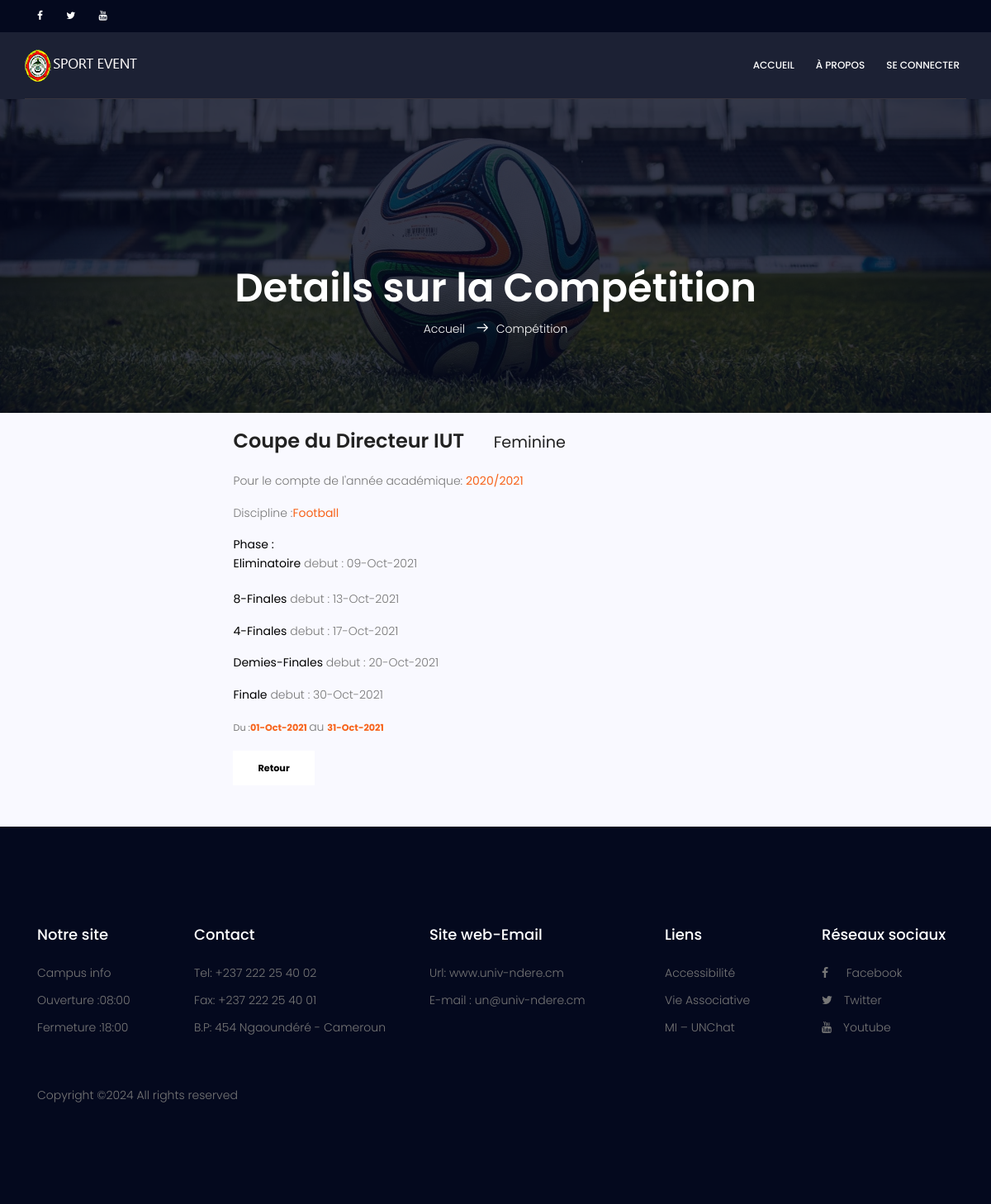
The page /index.php/Principal/competition/416 on the database its author committed.
### tables this page shows
CREATE TABLE `competition` (
  `id_competition` int(11) NOT NULL,
  `nom` varchar(255) NOT NULL,
  `date_debut` varchar(255) NOT NULL,
  `date_fin` varchar(255) NOT NULL,
  `etat_competition` int(11) DEFAULT NULL,
  `commentaire_competition` varchar(255) DEFAULT NULL,
  `type_competition` varchar(255) NOT NULL,
  `creer_le` datetime NOT NULL DEFAULT current_timestamp(),
  `respo_id` int(11) NOT NULL
);

CREATE TABLE `etablissement` (
  `id_etablissement` int(11) NOT NULL,
  `nom_etablissement` varchar(255) NOT NULL,
  `sigle` varchar(255) NOT NULL,
  `contact_etablissement` int(11) NOT NULL
);

CREATE TABLE `annee_academique` (
  `id_anneee` int(11) NOT NULL,
  `annee` varchar(255) NOT NULL,
  `etat_annee` int(11) NOT NULL
);

CREATE TABLE `discipline` (
  `id_discipline` int(11) NOT NULL,
  `nom_discipline` varchar(255) NOT NULL,
  `type_discipline` varchar(255) NOT NULL
);

CREATE TABLE `phase` (
  `id_phase` int(11) NOT NULL,
  `nom_phase` varchar(255) NOT NULL,
  `date_debut` varchar(255) NOT NULL,
  `compet_id` int(11) NOT NULL
);

### application/controllers/Principal.php (called while the page is built, shortened)
<?php
class Principal extends CI_Controller {
   public function __construct()
	{
		$this->load->model('Principal_model');
	}
        public function competition($id)
        {
         $data['compet'] = $this->Principal_model->get_competition($id);
         $data['phase'] = $this->Principal_model->getphase($id);
           $this->load->view('principal/vue_competition',$data);
        }
}

### index.php (called while the page is built, shortened)
<?php
require_once BASEPATH.'core/CodeIgniter.php';

### application/models/Principal_model.php (called while the page is built, shortened)
<?php
class Principal_model extends CI_Model {
                 public  function  get_competition ($id)
                 {
                        $this -> db -> get_where ( 'competition' ,  array ( 'id_competition'  =>  $id ));
                        $this ->db -> join( 'competition_etablissement as c','c.id_competition = competition.id_competition' );
                        $this ->db -> join( 'etablissement','etablissement_id = id_etablissement' );
                        $this ->db -> join( 'competition_discipline as co','co.id_compet = competition.id_competition' );
                        $this ->db -> join( 'discipline','co.id_discipline = discipline.id_discipline' );
                        $this ->db -> join( 'annee_competition','annee_competition.competition_id = competition.id_competition' );
                        $this ->db -> join( 'annee_academique','annee_id = id_anneee' );
                        $query  =  $this -> db -> get ( 'competition' );
                        return  $query -> row_array ();
                 }
                 public  function  getphase ($id)
                 {
                        $this -> db -> where ( 'compet_id',  $id );
                        $this->db ->order_by('phase.date_debut','ASC');
                        $query  =  $this -> db -> get ( 'phase' );
                        return  $query -> result_array ();
                 }
         }

### application/views/principal/vue_competition.php (the view, shortened to what this page needs)
<!DOCTYPE html>
	<html lang="fr" class="no-js">
	<head>
			<link rel="stylesheet" href=<?php echo base_url('assets/css/linearicons.css');?>>
			<link rel="stylesheet" href=<?php echo base_url('assets/css/font-awesome.min.css');?>>
			<link rel="stylesheet" href=<?php echo base_url('assets/css/bootstrap.css');?>>
			<link rel="stylesheet" href=<?php echo base_url('assets/css/magnific-popup.css');?>>
			<link rel="stylesheet" href=<?php echo base_url('assets/css/nice-select.css');?>>
			<link rel="stylesheet" href=<?php echo base_url('assets/css/animate.min.css');?>>
			<link rel="stylesheet" href=<?php echo base_url('assets/css/owl.carousel.css');?>>
			<link rel="stylesheet" href=<?php echo base_url('assets/css/jquery-ui.css');?>>
			<link rel="stylesheet" href=<?php echo base_url('assets/css/main.css');?>>
		</head>
		<body >
        <header id="header" id="home">
	  		<div class="header-top">
	  			<div class="container">
			  		<div class="row">
			  			<div class="col-lg-6 col-sm-6 col-8 header-top-left no-padding">
						  <ul>
								<li><a href="https://web.facebook.com/univNdere/?_rdc=1&_rdr"><i class="fa fa-facebook"></i></a></li>
								<li><a href="https://twitter.com/search?q=univ-ndere"><i class="fa fa-twitter"></i></a></li>
								<li><a href="https://www.youtube.com/channel/UC6bML7CfxAPfJFVKycMjbxA"><i class="fa fa-youtube"></i></a></li>
			  				</ul>
			  			</div>
			  		</div>
	  			</div>
			</div>
		    <div class="container main-menu">
		    	<div class="row align-items-center justify-content-between d-flex">
			      <div id="logo">
			        <a href="#"><img src="<?php echo base_url('assets\img\logo.png');?>" alt="" title="" /></a>
			      </div>
			      <nav id="nav-menu-container">
			        <ul class="nav-menu">
					<li><a href="<?php echo site_url('principal/index');?>">Accueil</a></li>
					<li><a href="<?php echo site_url('principal/apropos');?>"> à propos </a></li>
					  <?php if(!$this->session->userdata('connexion')):?>
						<li><a href="<?php echo site_url();?>/test/login">se connecter</a></li>
					  <?php endif;?>
			        </ul>
			      </nav>
		    	</div>
		    </div>
		  </header>
			<section class="banner-area relative" id="home"
    style="background: url(<?php echo base_url('/assets/img/banner-bg.jpg');?>) right;
    background-size: cover;">
				<div class="overlay overlay-bg"></div>
				<div class="container">
				<div class="row d-flex align-items-center justify-content-center">
						<div class="about-content col-lg-12">
							<h1 class="text-white">
								Details sur la Compétition
							</h1>
							<p class="text-white link-nav"><a href="#">Accueil </a>  <span class="lnr lnr-arrow-right"></span>Compétition</p>
						</div>
				</div>
			</section>
	<section class="post-content-area">
				<div class="container">
					<div class="row">
						<div class="col-lg-10 posts-list">
							<div class="single-post row">
								<div class="col-lg-3  col-md-3 meta-details">
								</div>
								<div class="col-lg-9 col-md-9 ">
									<a class="posts-title" href="blog-single.html"><h3>
                                    <?php echo $compet['nom']; ?> <?php echo $compet['sigle']; ?> &ensp;&ensp; <small> <?php echo $compet['type_competition']; ?></small> </h3></a>
                                          <p> Pour le compte de l'année académique:  <b> <?php echo $compet['annee']; ?></b>  </p>
                                        <p class="posts-title" href="blog-single.html">
                                          Discipline :<b><?php echo $compet['nom_discipline']; ?></b> </p>
									<p class="excert">
                                       <b style="color: black;" >  Phase : </b><br>
                                         <?php foreach ($phase as $p ):?>
							             <b style="color: black;"> <?php echo $p['nom_phase']; ?></b> debut :  <?php
											$date = new DateTime($p['date_debut']);
											echo $date->format("d-M-Y");
											?></p>
                                        <?php endforeach; ?>
                                   <small> Du :<b><?php
								    $date = new DateTime($compet['date_debut']);
									echo $date->format("d-M-Y");
								   ?> </b>   </small>   au <small> <b> <?php
								   $date = new DateTime($compet['date_fin']);
								   echo $date->format("d-M-Y"); ?> </b>   </small>
									<small> <a href="<?php echo site_url('principal/index');?>" class="primary-btn"> <b style="color: black;">Retour</b> </a></small>
								</div>
							</div>
						</div>
					</div>
				</div>
			</section>
<footer class="footer-area section-gap">
				<div class="container">
					<div class="row">
						<div class="col-lg-2 col-md-6 col-sm-6">
							<div class="single-footer-widget">
								<h4>Notre site</h4>
								<ul>
									<li><a href="#">Campus info</a></li>
									<li><a href="#">Ouverture :08:00</a></li>
									<li><a href="#">Fermeture :18:00</a></li>
								</ul>
							</div>
						</div>
						<div class="col-lg-3 col-md-6 col-sm-6">
							<div class="single-footer-widget">
								<h4>Contact</h4>
								<ul>
                                 	<li><a href="#">Tel: +237 222 25 40 02</a></li>
									<li><a href="#">Fax: +237 222 25 40 01</a></li>
									<li><a href="#">B.P: 454 Ngaoundéré - Cameroun</a></li>
								</ul>
							</div>
						</div>
						<div class="col-lg-3 col-md-6 col-sm-6">
							<div class="single-footer-widget">
								<h4>Site web-Email</h4>
								<ul>
									<li><a href="#">Url: www.univ-ndere.cm</a></li>
									<li><a href="#">E-mail : un@univ-ndere.cm</a></li>
								</ul>
							</div>
						</div>
						<div class="col-lg-2 col-md-6 col-sm-6">
							<div class="single-footer-widget">
								<h4>Liens </h4>
								<ul>
									<li><a href="http://www.univ-ndere.cm/?page_id=271">Accessibilité</a></li>
									<li><a href="http://www.univ-ndere.cm/?page_id=286">Vie Associative</a></li>
									<li><a href="http://www.univ-ndere.cm/?page_id=284">MI – UNChat</a></li>
								</ul>
							</div>
						</div>
						<div class="col-lg-2 col-md-6 col-sm-6">
							<div class="single-footer-widget">
								<h4>Réseaux sociaux</h4>
								<ul>
									<li><a href="https://web.facebook.com/univNdere/?_rdc=1&_rdr"><i class="fa fa-facebook"></i></a> &ensp;&ensp; Facebook</li>
									<li><a href="https://twitter.com/search?q=univ-ndere"><i class="fa fa-twitter"></i></a>&ensp;&ensp;Twitter</li>
									<li><a href="https://www.youtube.com/channel/UC6bML7CfxAPfJFVKycMjbxA"><i class="fa fa-youtube"></i></a>&ensp;&ensp;Youtube
							</li>
								</ul>
							</div>
						</div>
					</div>
					<div class="footer-bottom row align-items-center justify-content-between">
						<p class="footer-text m-0 col-lg-6 col-md-12">
Copyright &copy;<script>document.write(new Date().getFullYear());</script> All rights reserved
</p>
						<div class="col-lg-6 col-sm-12 footer-social">
						</div>
					</div>
				</div>
			</footer>
		</body>
	</html>

### assets/css/main.css (style rules this page uses)
body { color:#777;font-family:"Poppins",sans-serif;font-size:14px;font-weight:300;line-height:1.625em;position:relative }
ol,ul { margin:0;padding:0;list-style:none }
a { -webkit-transition:all 0.3s ease 0s;-moz-transition:all 0.3s ease 0s;-o-transition:all 0.3s ease 0s;transition:all 0.3s ease 0s }
a,a:focus,a:hover { text-decoration:none;outline:0 }
h1,h2,h3,h4,h5,h6 { font-family:"Poppins",sans-serif;color:#222;line-height:1.2em !important;margin-bottom:0;margin-top:0;font-weight:600 }
h1,.h1 { font-size:36px }
h3,.h3 { font-size:24px }
h4,.h4 { font-size:18px }
.text-white { color:#fff }
.relative { position:relative }
.overlay { position:absolute;left:0;right:0;top:0;bottom:0 }
.no-padding { padding:0 }
b,sup,sub,u,del { color:#f7631b }
h1 { font-size:36px }
h3 { font-size:24px }
h4 { font-size:18px }
h1,h2,h3,h4,h5,h6 { line-height:1.5em }
.header-top { background:#04091e;font-size:12px;padding:8px }
.header-top a { color:#fff }
.header-top ul li { display:inline-block;margin-left:15px }
.header-top .header-top-left { text-align:left }
.header-top .header-top-left i { -webkit-transition:all 0.3s ease 0s;-moz-transition:all 0.3s ease 0s;-o-transition:all 0.3s ease 0s;transition:all 0.3s ease 0s }
.header-top .header-top-left a { margin-right:10px }
.main-menu { padding-bottom:20px;padding-top:20px;border-bottom:1px solid #39353e }
#header { background-color:rgba(4,9,30,0.9);left:0;top:0;right:0;transition:all 0.5s;z-index:997 }
#header #logo img { padding:0;margin:0 }
.nav-menu,.nav-menu * { margin:0;padding:0;list-style:none }
.nav-menu li { position:relative;white-space:nowrap }
.nav-menu>li { float:left }
.nav-menu a { padding:0 8px 0px 8px;text-decoration:none;display:inline-block;color:#fff;font-weight:500;font-size:12px;text-transform:uppercase;outline:none }
.nav-menu>li { margin-left:10px }
.section-gap { padding:120px 0 }
.primary-btn { background:#f7631b;line-height:42px;padding-left:30px;padding-right:30px;border:none;color:#fff;display:inline-block;font-weight:500;position:relative;-webkit-transition:all 0.3s ease 0s;-moz-transition:all 0.3s ease 0s;-o-transition:all 0.3s ease 0s;transition:all 0.3s ease 0s;cursor:pointer;position:relative }
.banner-area { background:url(../img/banner-bg.jpg) right;background-size:cover }
.banner-area .overlay-bg { background-color:rgba(4,9,30,0.8) }
.link-nav { margin-top:10px;margin-bottom:0px }
.about-content { margin-top:110px;padding:90px 0px;text-align:center }
.about-content h1 { font-size:48px;font-weight:600 }
.about-content a { color:#fff;font-weight:300;font-size:14px }
.about-content .lnr { margin:0px 10px;font-weight:600 }
.post-content-area { background-color:#f9f9ff }
.post-content-area .single-post { margin-bottom:50px }
.post-content-area .single-post .meta-details { text-align:right;margin-top:35px }
.post-content-area .single-post .posts-title h3 { margin:20px 0px }
.post-content-area .single-post .excert { margin-bottom:20px }
.post-content-area .single-post .primary-btn { background:#fff !important;color:#222 !important;-webkit-transition:all 0.3s ease 0s;-moz-transition:all 0.3s ease 0s;-o-transition:all 0.3s ease 0s;transition:all 0.3s ease 0s;border-radius:0px !important }
.posts-list .posts-title h3 { -webkit-transition:all 0.3s ease 0s;-moz-transition:all 0.3s ease 0s;-o-transition:all 0.3s ease 0s;transition:all 0.3s ease 0s }
.footer-area { background-color:#04091e }
.single-footer-widget h4 { color:#fff;margin-bottom:25px;font-weight:500 }
.single-footer-widget ul li { margin-bottom:10px }
.single-footer-widget ul li a { color:#777;-webkit-transition:all 0.3s ease 0s;-moz-transition:all 0.3s ease 0s;-o-transition:all 0.3s ease 0s;transition:all 0.3s ease 0s }
.footer-bottom { padding-top:50px }
.footer-bottom .footer-social { text-align:right }

### rows shown on the page
competition: nom "Coupe du Directeur", type_competition "Feminine", date_debut "01-Oct-2021", date_fin "31-Oct-2021"
etablissement: sigle "IUT"
annee_academique: annee "2020/2021"
discipline: nom_discipline "Football"
phase: nom_phase "Eliminatoire", date_debut "09-Oct-2021"
phase: nom_phase "8-Finales", date_debut "13-Oct-2021"
phase: nom_phase "4-Finales", date_debut "17-Oct-2021"
phase: nom_phase "Demies-Finales", date_debut "20-Oct-2021"
phase: nom_phase "Finale", date_debut "30-Oct-2021"
